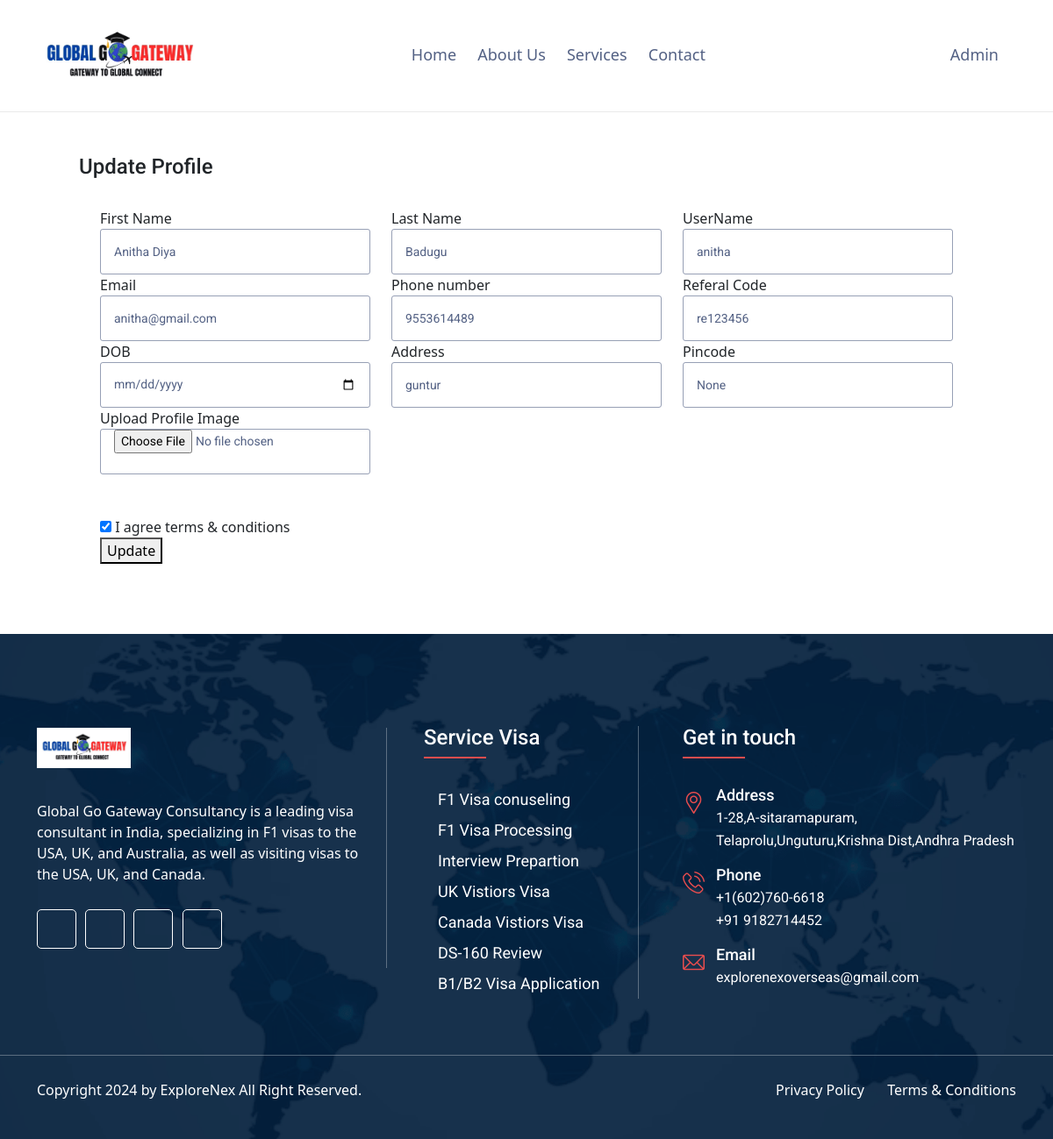
Screenshot of /update_profile_details/7/ (signed in) with the database file from the repository.
### app/models.py (models this page shows, shortened)
class Users(AbstractBaseUser, PermissionsMixin):
    email = models.EmailField(unique=True)
    username = models.CharField(max_length=100, unique=True)
    phone = models.CharField(max_length=20, unique=True)
    first_name = models.CharField(max_length=100, blank=True, null=True)
    last_name = models.CharField(max_length=100, blank=True, null=True)
    date_of_birth = models.DateField(blank=True, null=True)
    profile_image = models.ImageField(upload_to='profile_images/', blank=True, null=True)
    referal_code  = models.CharField(max_length=100,blank=True, null=True)
    pincode = models.IntegerField(blank=True, null=True)
    address = models.TextField(blank=True, null=True)
    videos_show = models.BooleanField(default=True)
    created_at = models.DateTimeField(auto_now_add=True)
    updated_at = models.DateTimeField(auto_now=True)
    VISIBLE = True
    HIDDEN = False
    VISIBILITY_CHOICES = [
        (VISIBLE, 'Visible'),
        (HIDDEN, 'Hidden'),
    ]
    videos_show = models.BooleanField(choices=VISIBILITY_CHOICES, default=VISIBLE)
    is_active = models.BooleanField(default=True)
    is_staff = models.BooleanField(default=False)
    USERNAME_FIELD = 'email'
    REQUIRED_FIELDS = ['username', 'phone']
    objects = UserManager()
    role = models.CharField(choices=user_roles,max_length=100,null=True,blank=True,default='admin')

### app/views.py (the view)
# urls.py: path('update_profile_details/<int:user_id>/',update_profile_details, name="update_profile_details"),
@login_required
def update_profile_details(request, user_id):
    context = {}
    try:
        context['user'] = Users.objects.filter(id=user_id).first()
        return render(request, 'uifiles/update_profile.html',context)
    except template.TemplateDoesNotExist:
        html_template = loader.get_template('uifiles/page-404.html')
        return HttpResponse(html_template.render(context, request))
    except:
        html_template = loader.get_template('uifiles/page-500.html')
        return HttpResponse(html_template.render(context, request))

### templates/uifiles/update_profile.html (shortened to what this page needs)
{% extends 'uifiles/base.html' %}
{% load static %}
{% block content %}
        <div class="signup-area page-padding">
            <div class="container">
                <div class="row">
                    <div class=" col-md-12 col-sm-12 col-xs-12">
                        <div class="signup-page">
                            <div class="login-form signup-form p-5">
                                <h4 class="login-title ">Update Profile</h4>
                                <div class="row p-4">
                                    <form  class="contactForm">
                                        <div class="row">
                                            <div class="col-md-4 col-sm-12 col-xs-12">
                                                <label for="">First Name</label>
                                                <input type="text" id="first_name" name="first_name" value="{{user.first_name}}" class="form-control" placeholder="please first name" required data-error="Please enter your first name">
                                            </div>
                                            <div class="col-md-4 col-sm-12 col-xs-12">
                                                <label for="">Last Name</label>
                                                <input type="text" id="last_name" name="last_name"  value="{{user.last_name}}" class="form-control" placeholder="Please enter last name" required data-error="Please enter your last name">
                                            </div>
                                            <div class="col-md-4 col-sm-12 col-xs-12">
                                                <label for="">UserName</label>
                                                <input type="text" id="username" name="username"  value="{{user.username}}" class="form-control" placeholder="Username" required data-error="Please enter your Username">
                                            </div>
                                        </div>
                                        <div class="row">
                                            <div class="col-md-4 col-sm-12 col-xs-12">
                                                <label for="">Email</label>
                                                <input type="email" id="email" name="email" value="{{user.email}}" class="form-control" placeholder="Please Enter Your Email" required data-error="Please enter your email">
                                            </div>
                                            <div class="col-md-4 col-sm-12 col-xs-12">
                                                <label for="">Phone number</label>
                                                <input type="text" id="phone" name="phone" value="{{user.phone}}" class="form-control" placeholder="Please enter your phone number" required data-error="Please enter your phone number">
                                            </div>
                                            <div class="col-md-4 col-sm-12 col-xs-12">
                                                <label for="">Referal Code</label>
                                                <input type="text" id="referal_code" name="referal_code" value="{{user.referal_code}}" class="form-control" placeholder="Please enter your referal code" required data-error="Please enter your referal code">
                                            </div>
                                        </div>
                                        <div class="row">
                                            <div class="col-md-4 col-sm-12 col-xs-12">
                                                <label for="">DOB</label>
                                                <input type="date" id="date_of_birth" name="date_of_birth" value="{{user.date_of_birth}}" class="form-control" placeholder="Username" required data-error="Please enter your name">
                                            </div>
                                            <div class="col-md-4 col-sm-12 col-xs-12">
                                                <label for="">Address</label>
                                                <input type="text" id="address" name="addres" value="{{user.address}}" class="form-control" placeholder="please enter your address" required data-error="Please enter your address">
                                            </div>
                                            <div class="col-md-4 col-sm-12 col-xs-12">
                                                <label for="">Pincode</label>
                                                <input type="text" id="pincode" name="pincode" value="{{user.pincode}}" class="form-control" placeholder="please enter your address" required data-error="Please enter your address">
                                            </div>
                                        </div>
                                        <div class="row">
                                            <div class="col-md-4 col-sm-12 col-xs-12">
                                                <label for="">Upload Profile Image</label>
                                                <input type="file" id="profile_image" name="profile_imge" class="form-controll" placeholder="Username" >
                                            </div>
                                        </div>
                                        <div class="col-md-12 col-sm-12 col-xs-12 mt-5">
                                            <div class="check-group flexbox">
                                                <label class="check-box">
                                                    <input type="checkbox" class="check-box-input" checked>
                                                    <span class="remember-text">I agree terms & conditions</span>
                                                </label>
                                            </div>
                                        </div>
                                        <div class="col-md-2 col-sm-2 col-xs-2">
                                            <button type="submit" class="login-btn" onclick="updateProfile()">Update</button>
                                        </div>
                                    </form>
                                </div>
                            </div>
                        </div>
                    </div>
                </div>
             </div>
        </div>
{% endblock %}

### templates/uifiles/base.html (shortened to what this page needs)
{% load static %}
<!DOCTYPE html>
<html class="no-js" lang="en">
    <head>
        <link rel="stylesheet" href="{% static 'assets/css/bootstrap.css' %}">
        <link rel="stylesheet" href="{% static 'assets/css/animate.css' %}">
        <link rel="stylesheet" href="{% static 'assets/css/fontawesome-all.css' %}">
        <link rel="stylesheet" href="{% static 'assets/css/flaticon.css' %}">
        <link rel="stylesheet" href="{% static 'assets/css/owl.theme.default.min.css' %}">
        <link rel="stylesheet" href="{% static 'assets/css/owl.carousel.min.css' %}">
        <link rel="stylesheet" href="{% static 'assets/css/lightcase.css' %}">
        <link rel="stylesheet" href="{% static 'assets/css/nice-select.css' %}">
        <link rel="stylesheet" href="{% static 'assets/css/main.css' %}">
        <link rel="stylesheet" href="{% static 'assets/css/stepform.css' %}">
        <link rel="stylesheet" href="{% static 'assets/css/model.css' %}">
        <link rel="stylesheet" type="text/css" href="https://cdn.datatables.net/2.0.3/css/dataTables.bootstrap5.css">
        <link rel="stylesheet" type="text/css" href="https://cdnjs.cloudflare.com/ajax/libs/twitter-bootstrap/5.3.0/css/bootstrap.min.css">
        <link rel="stylesheet" type="text/css" href="https://cdn.datatables.net/buttons/2.2.2/css/buttons.dataTables.min.css">
    </head>
    <body>
        <header class="header03 isSticky">
            <div class="container">
                <div class="row">
                    <div class="col-lg-12">
                        <div class="header01Inner">
                            <div class="logo01" >
                                <a href="index.html">
                                    <img src="{% static 'assets/images/bg/logo.gif' %}" style="height: 80px;" alt="ImmiPress"/>
                                </a>
                            </div>
                            <div>
                                <nav class="mainMenu">
                                    <ul class="sub-menu">
                                        <li><a href="/">Home</a></li>
                                        <li><a href="/about/">About Us</a></li>
                                        <li><a href="/services/">Services</a></li>
                                        <li><a href="/contactus/">Contact</a></li>
                                    </ul>
                                </nav>
                            </div>
                            <div>
                                <nav class="mainMenu">
                                    <ul class="sub-menu">
                                        <li class="">
                                            {% if request.user.is_authenticated %}
                                            <a href=""><i class="fas fa-brands fa-user"></i>&nbsp;{{ request.user.username }}</a>
                                            {% else %}
                                            <a href="/login/" style="font-weight: 400; font-size: medium;"><i class="fas fa-brands fa-user">&nbsp;Login</i></a>
                                            {% endif %}
                                        </li>
                                    </ul>
                                </nav>
                            </div>
                        </div>
                    </div>
                </div>
            </div>
        </header>
        {% block content %}
        {% endblock %}
        <footer class="footer_02"  style="background-image:url(../../static/assets/images/bg/login-bg.png);">
            <div class="container">
                <div class="row">
                    <div class="col-lg-4 col-md-5">
                        <aside class="aboutWidget">
                            <a href="index.html"><img src="{% static 'assets/images/bg/logo.gif' %}" alt="ImmiPress"/></a>
                           <p>Global Go Gateway Consultancy is a leading visa consultant in India, specializing in F1 visas to the USA, UK, and Australia, as well as visiting visas to the USA, UK, and Canada.</p>
                            <div class="abSocial">
                                <a href="javascript:void(0);"><i class="fa-brands fa-facebook-f"></i></a>
                                <a href="javascript:void(0);"><i class="fa-brands fa-twitter"></i></a>
                                <a href="javascript:void(0);"><i class="fa-brands fa-instagram"></i></a>
                                <a href="javascript:void(0);"><i class="fa-brands fa-dribbble"></i></a>
                            </div>
                        </aside>
                    </div>
                    <div class="col-lg-4 col-md-7">
                        <aside class="widget serviceMenu">
                            <h3 class="widgetTitle">Service Visa</h3>
                            <ul class="menu">
                                <li><a href="/services/">F1 Visa conuseling</a></li>
                                <li><a href="/services/">F1 Visa Processing</a></li>
                                <li><a href="/services/">Interview Prepartion</a></li>
                                <li><a href="/services/">UK Vistiors Visa</a></li>
                                <li><a href="/services/">Canada Vistiors Visa</a></li>
                                <li><a href="/services/">DS-160 Review</a></li>
                                <li><a href="/services/">B1/B2 Visa Application </a></li>
                            </ul>
                        </aside>
                    </div>
                    <div class="col-lg-4 col-md-6">
                        <aside class="contactWidget">
                            <h3 class="widgetTitle">Get in touch</h3>
                            <div class="iconBox01">
                                <div class="ibBox"><i class="flaticon-placeholder"></i></div>
                                <h3 class="ibTitle">Address</h3>
                                <p>1-28,A-sitaramapuram,<br>Telaprolu,Unguturu,Krishna Dist,Andhra Pradesh</p>
                            </div>
                            <div class="iconBox01">
                                <div class="ibBox"><i class="flaticon-phone-call"></i></div>
                                <h3 class="ibTitle">Phone</h3>
                                <p>+1(602)760-6618<br>+91 9182714452</p>
                            </div>
                            <div class="iconBox01">
                                <div class="ibBox"><i class="flaticon-email-1"></i></div>
                                <h3 class="ibTitle">Email</h3>
                                <p>explorenexoverseas@gmail.com</p>
                            </div>
                        </aside>
                    </div>
                </div>
            </div>
            <div class="container-fluid">
                <div class="row">
                    <div class="col-lg-12"><div class="brhr"></div></div>
                </div>
            </div>
            <div class="container">
                <div class="row">
                    <div class="col-md-6">
                        <p class="copyright">Copyright 2024 by ExploreNex All Right Reserved.</p>
                    </div>
                    <div class="col-md-6">
                        <div class="crMenu">
                            <ul class="menu">
                                <li><a href="javascript:void(0);">Privacy Policy</a></li>
                                <li><a href="javascript:void(0);">Terms & Conditions</a></li>
                            </ul>
                        </div>
                    </div>
                </div>
            </div>
        </footer>
    </body>
</html>

### rows the page displays
Users: user.username "Admin"
Users: first_name "Anitha Diya", last_name "Badugu", username "anitha", email "anitha@gmail.com", phone "9553614489", referal_code "re123456", addres "guntur", pincode "None"
